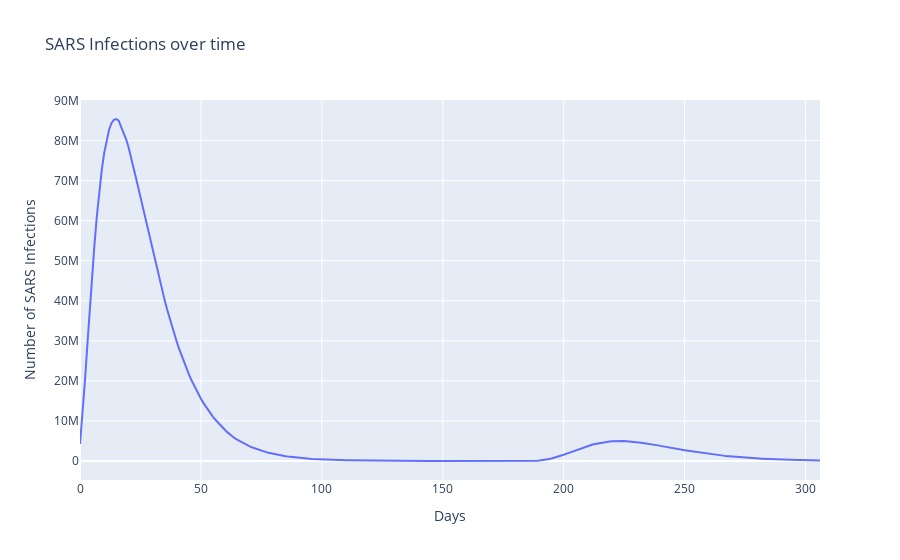
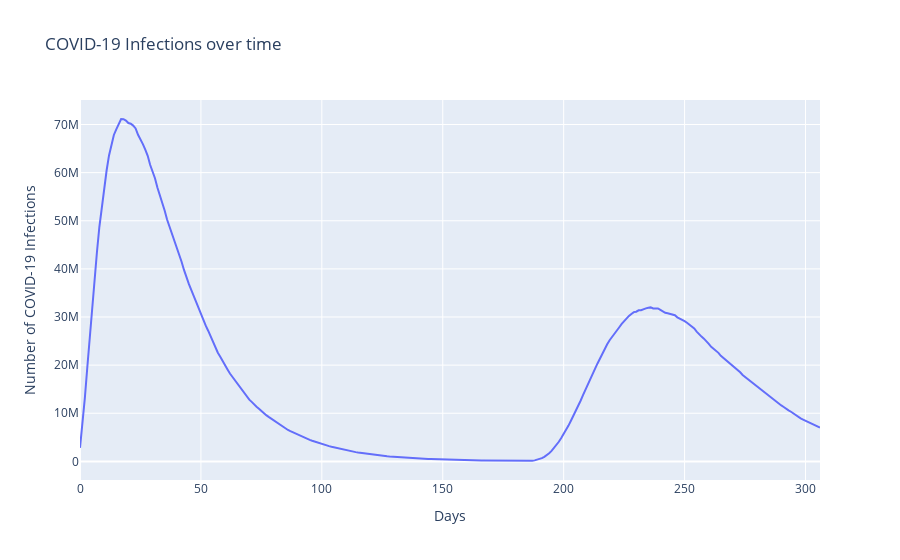
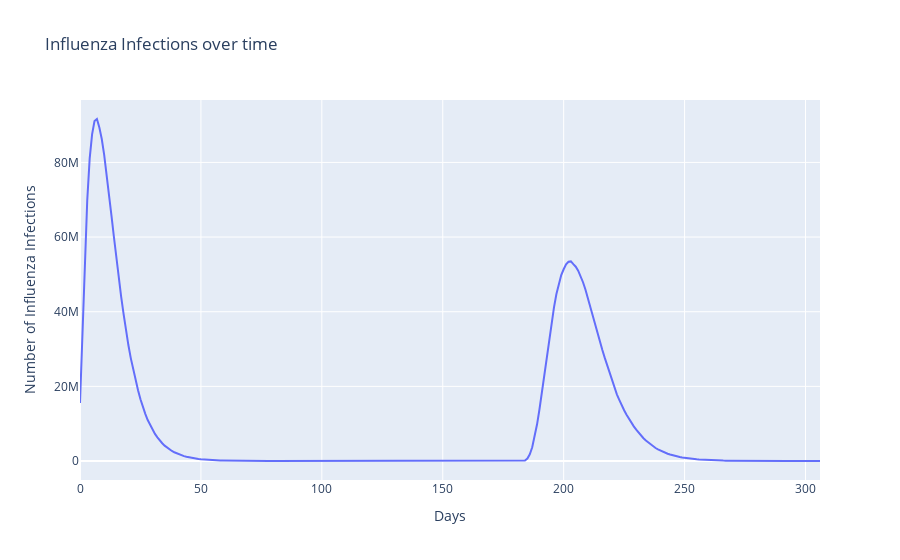

Notebook code cell kept with these figures, in order:
### Code cell
fig1 = px.line( x = range(0,len(SARS_infect)), y = SARS_infect, title='SARS Infections over time')
fig1.update_xaxes(title_text='Days')
fig1.update_yaxes(title_text='Number of SARS Infections')
fig1.show()

fig2 = px.line( x = range(0,len(covid_infect)), y = covid_infect, title='COVID-19 Infections over time')
fig2.update_xaxes(title_text='Days')
fig2.update_yaxes(title_text='Number of COVID-19 Infections')
fig2.show()

fig3 = px.line( x = range(0,len(Flu_infect)), y = Flu_infect, title='Influenza Infections over time')
fig3.update_xaxes(title_text='Days')
fig3.update_yaxes(title_text='Number of Influenza Infections')
fig3.show()

### Figure 1 — Plotly figure (JSON) as saved in the notebook; plotly's stock layout.template omitted (floating-point values rounded to 4 significant figures; data arrays with more than 128 entries replaced by an {"elided": "..."} marker saying what was removed)
{"data": [{"hovertemplate": "x=%{x}<br>y=%{y}<extra></extra>", "legendgroup": "", "line": {"color": "#636efa", "dash": "solid"}, "mode": "lines", "name": "", "orientation": "v", "showlegend": false, "type": "scatter", "x": {"elided": "307 int values"}, "xaxis": "x", "y": {"elided": "307 float values"}, "yaxis": "y"}], "layout": {"legend": {"tracegroupgap": 0}, "title": {"text": "SARS Infections over time"}, "xaxis": {"anchor": "y", "domain": [0, 1], "title": {"text": "Days"}}, "yaxis": {"anchor": "x", "domain": [0, 1], "title": {"text": "Number of SARS Infections"}}}}

### Figure 2 — Plotly figure (JSON) as saved in the notebook; plotly's stock layout.template omitted (floating-point values rounded to 4 significant figures; data arrays with more than 128 entries replaced by an {"elided": "..."} marker saying what was removed)
{"data": [{"hovertemplate": "x=%{x}<br>y=%{y}<extra></extra>", "legendgroup": "", "line": {"color": "#636efa", "dash": "solid"}, "mode": "lines", "name": "", "orientation": "v", "showlegend": false, "type": "scatter", "x": {"elided": "307 int values"}, "xaxis": "x", "y": {"elided": "307 float values"}, "yaxis": "y"}], "layout": {"legend": {"tracegroupgap": 0}, "title": {"text": "COVID-19 Infections over time"}, "xaxis": {"anchor": "y", "domain": [0, 1], "title": {"text": "Days"}}, "yaxis": {"anchor": "x", "domain": [0, 1], "title": {"text": "Number of COVID-19 Infections"}}}}

### Figure 3 — Plotly figure (JSON) as saved in the notebook; plotly's stock layout.template omitted (floating-point values rounded to 4 significant figures; data arrays with more than 128 entries replaced by an {"elided": "..."} marker saying what was removed)
{"data": [{"hovertemplate": "x=%{x}<br>y=%{y}<extra></extra>", "legendgroup": "", "line": {"color": "#636efa", "dash": "solid"}, "mode": "lines", "name": "", "orientation": "v", "showlegend": false, "type": "scatter", "x": {"elided": "307 int values"}, "xaxis": "x", "y": {"elided": "307 float values"}, "yaxis": "y"}], "layout": {"legend": {"tracegroupgap": 0}, "title": {"text": "Influenza Infections over time"}, "xaxis": {"anchor": "y", "domain": [0, 1], "title": {"text": "Days"}}, "yaxis": {"anchor": "x", "domain": [0, 1], "title": {"text": "Number of Influenza Infections"}}}}
